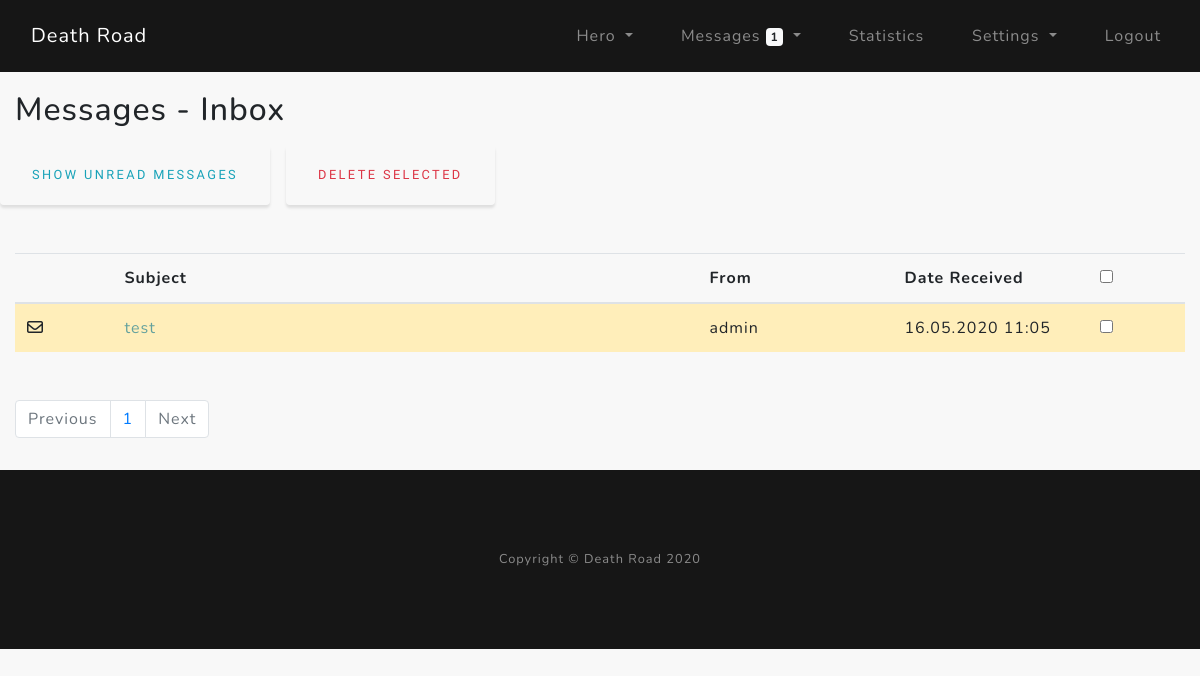
Page /msg_inbox (signed in) on the committed database.
### core/models.py (models this page shows)
class Messages(db.Model):
    __tablename__ = "messages"
    mid = Column(Integer, primary_key=True)  # message ID
    recipient = Column(String(32))  # recipient - user id from name
    sender = Column(String(32))  # sender - current user id
    subject_msg = Column(String(32))  # subject_msg - msg subject
    body_msg = Column(Text)  # body_msg - message body
    date = Column(DateTime)  # date - date sent
    seen = Column(Boolean)  # seen - message seen
    del_in = Column(Boolean)  # del_in - delete message from inbox
    del_out = Column(Boolean)  # del_out - delete message from outbox

### core/messages/routes.py (the view, shortened to what this page needs)
@msgs.route("/msg_inbox", methods=["POST", "GET"])
@login_required
def msg_inbox():
    page = request.args.get("page", 1, type=int)
    msg_per_page = User.query.get_or_404(current_user.id)
    get_unread_msgs = unread_msgs(current_user.username)
    if request.args and request.args.get("unread") == "true":
        unread_msg_count = Messages.query. \
            filter_by(recipient=current_user.username, del_in=False, seen=False). \
            count()
        msgs_received = Messages.query. \
            order_by(Messages.date.desc()). \
            filter_by(recipient=current_user.username, del_in=False, seen=False). \
            paginate(page=page, per_page=unread_msg_count)
    else:
        msgs_received = Messages.query. \
            order_by(Messages.date.desc()). \
            filter_by(recipient=current_user.username, del_in=False). \
            paginate(page=page, per_page=msg_per_page.msg_per_page)
    next_page_button = url_for("msgs.msg_inbox", page=msgs_received.next_num) if msgs_received.next_num else None
    previous_page_button = url_for("msgs.msg_inbox", page=msgs_received.prev_num) if msgs_received.prev_num else None
    form = MessageMultipleDelete()
    return render_template("msg_inbox.html",
                           msgs_received=msgs_received,
                           next_page_button=next_page_button,
                           previous_page_button=previous_page_button,
                           form=form,
                           get_unread_msgs=get_unread_msgs)

### core/messages/forms.py
class MessageMultipleDelete(FlaskForm):
    multi_del = BooleanField()
    submit_del = SubmitField("Delete Selected")

### core/models.py (called while the page is built)
@login_manager.user_loader
def load_user(user_id):
    return User.query.get(int(user_id))

### core/utils/unread_msgs.py (called while the page is built)
def unread_msgs(current_acc_uname):
    gum = Messages.query.filter_by(recipient=current_acc_uname, del_in=False, seen=False).count()
    return gum

### core/templates/msg_inbox.html (shortened to what this page needs)
{% extends "layout.html" %}
{% block content %}
<section class="msg_inbox-section">
    <div class="container py-3">
        <div class="row">
            <div class="col-lg">
                <h2>Messages - Inbox</h2>
                <form method="post">
                    <div class="row mt-3">
                        {% if request.args.get("unread") %}
                            <a href="{{ url_for('msgs.msg_inbox') }}" class="btn btn-outline-info mr-3">Show All Messages</a>
                        {% else %}
                            <a href="?unread=true" class="btn btn-outline-info mr-3">Show Unread Messages</a>
                        {% endif %}
                        {{ form.submit_del(class="btn btn-outline-danger") }}
                    </div>
                    <table class="table table-hover my-5">
                        <thead>
                            <tr>
                                <th scope="col" class="col-md-1"></th>
                                <th scope="col" class="col-md-6">Subject</th>
                                <th scope="col" class="col-md-2">From</th>
                                <th scope="col" class="col-md-2">Date Received</th>
                                <th scope="col" class="col-md-1"><input type="checkbox" name="select_all" onclick="toggle(this)"></th>
                            </tr>
                        </thead>
                        <tbody>
                            {% for msgs_r in msgs_received.items %}
                            <tr {% if msgs_r.seen == 0 %} class="table-warning" {% endif %}>
                                <td>{% if msgs_r.seen == 0 %} <i class="far fa-envelope"></i> {% else %} <i class="far fa-envelope-open"></i> {% endif %}</td>
                                <td><a href="{{ url_for('msgs.msg_read', mid=msgs_r.mid) }}">{{ msgs_r.subject_msg }}</a></td>
                                <td>{{ msgs_r.sender }}</td>
                                <td>{{ msgs_r.date.strftime("%d.%m.%Y %H:%m") }}</td>
                                <td>{{ form.multi_del(value=msgs_r.mid) }}</td>
                            </tr>
                            {% endfor %}
                        </tbody>
                    </table>
                </form>
                <nav aria-label="pagination">
                    <ul class="pagination">
                        {% if msgs_received.prev_num != None %}
                            <li class="page-item"><a class="page-link"  href="{{ previous_page_button }}">Previous</a></li>
                        {% else %}
                            <li class="page-item disabled"><a class="page-link">Previous</a></li>
                        {% endif %}
                        {% for page_num in msgs_received.iter_pages(left_edge=1, right_edge=1, left_current=1, right_current=2) %}
                            {% if page_num %}
                                {% if msgs_received.page == page_num %}
                                    <li class="page-item"><a class="page-link"  href="{{ url_for('msgs.msg_inbox', page=page_num) }}">{{ page_num }}</a></li>
                                {% else %}
                                    <li class="page-item"><a class="page-link"  href="{{ url_for('msgs.msg_inbox', page=page_num) }}">{{ page_num }}</a></li>
                                {% endif %}
                            {% else %}
                                <span class="m-2"></span>
                            {% endif %}
                        {% endfor %}
                        {% if msgs_received.next_num != None %}
                            <li class="page-item"><a class="page-link"  href="{{ next_page_button }}">Next</a></li>
                        {% else %}
                            <li class="page-item disabled"><a class="page-link">Next</a></li>
                        {% endif %}
                    </ul>
                </nav>
            </div>
        </div>
    </div>
</section>
{% endblock %}

### core/static/custom-style.css (style rules this page uses)
html, body { scroll-behavior: smooth; }
body { font-family: 'Nunito'; letter-spacing: 0.0625em; background-color: #f8f8f8; }
a { color: #64a19d; }
@media (min-width: 1000px) { .container { max-width: 1600px; } }
.btn { box-shadow: 0 0.1875rem 0.1875rem 0 rgba(0, 0, 0, 0.1) !important; padding: 1.25rem 2rem; font-family: 'Varela Round'; font-size: 80%; text-transform: uppercase; letter-spacing: .15rem; border: 0; }
.msg_inbox-section { margin: 75px 0 0 0; }

### rows in the picture
Messages: seen False (drawn), subject_msg "test", sender "admin", date "16.05.2020 11:05"

### other values in the picture
{{ get_unread_msgs }} "1"
{{ page_num }} "1"
